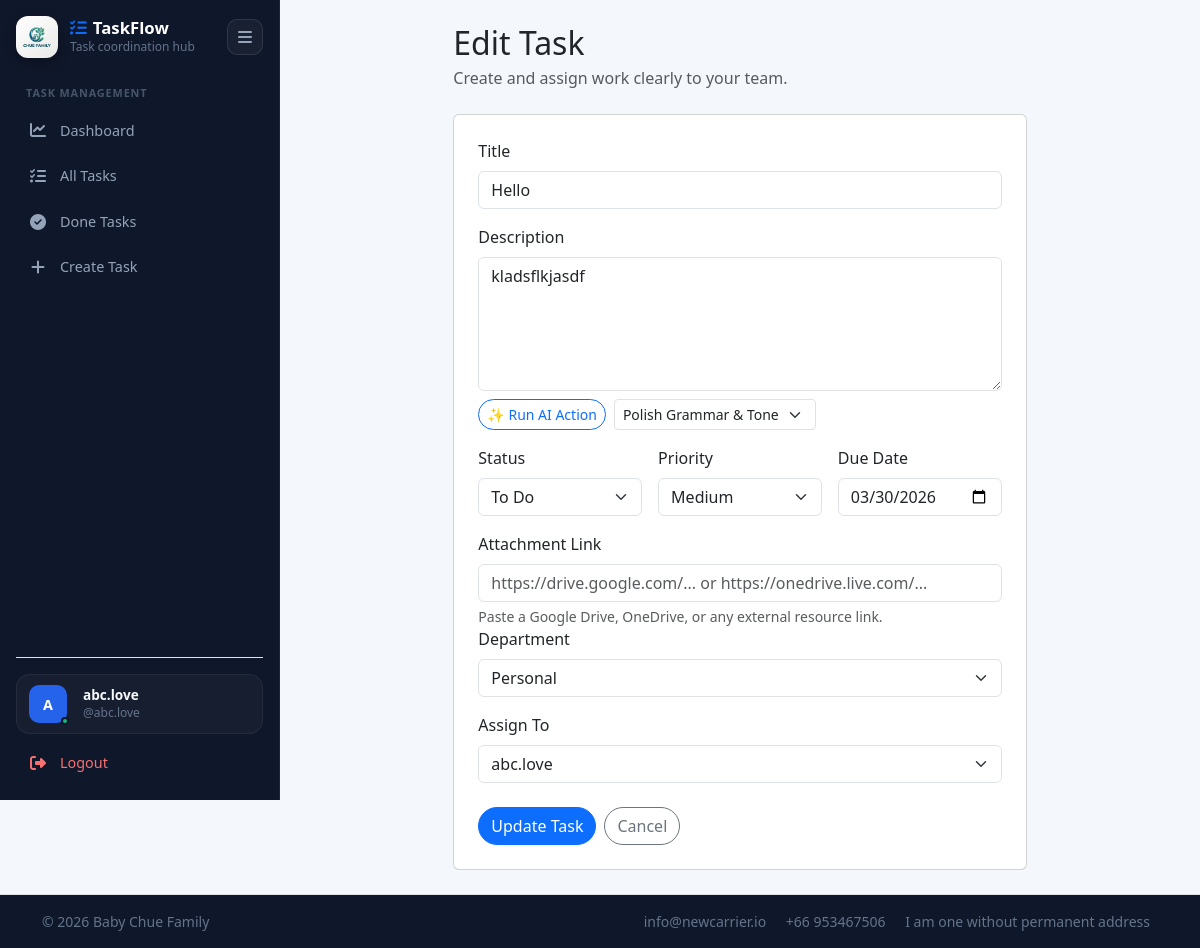
/tasks/5/edit/ (signed in), run on the app's committed database.
### tasks/models.py (models this page shows, shortened)
class Task(models.Model):
    TODO =  'TODO'
    IN_PROGRESS = 'IN_PROGRESS'
    DONE = 'DONE'
    BLOCKED = 'BLOCKED'
    STATUS_CHOICES = (
        (TODO, 'To Do'),
        (IN_PROGRESS, 'In Progress'),
        (DONE, 'Done'),
        (BLOCKED, 'Blocked'),
    )
    LOW = 'LOW'
    MEDIUM = 'MEDIUM'
    HIGH = 'HIGH'
    URGENT = 'URGENT'
    PRIORITY_CHOICES = (
        (LOW, "Low"),
        (MEDIUM, "Medium"),
        (HIGH, "High"),
        (URGENT, "Urgent"),
    )
    PERSONAL = 'PERSONAL'
    DEPARTMENT = 'DEPARTMENT'
    ORGANIZATION = 'ORGANIZATION'
    VISIBILITY_CHOICES = (
        (PERSONAL, 'Personal'),
        (DEPARTMENT, 'Department'),
        (ORGANIZATION, 'Organization'),
    )
    title = models.CharField(max_length=200)
    description = models.TextField(blank=True)
    status = models.CharField(max_length=20, choices=STATUS_CHOICES, default=TODO)
    priority = models.CharField(max_length=20, choices=PRIORITY_CHOICES, default=MEDIUM)
    due_date = models.DateField(null=True, blank=True)
    attachment_link = models.URLField(null=True, blank=True, help_text='Optional link to Google Drive, OneDrive, or any external resource')
    organization_id = models.CharField(max_length=100, blank=True, db_index=True)
    visibility = models.CharField(max_length=20, choices=VISIBILITY_CHOICES, default=PERSONAL)
    department = models.ForeignKey(
        Department,
        on_delete=models.SET_NULL,
        null=True,
        blank=True,
        related_name="tasks",
    )
    assigned_to = models.ForeignKey(
        settings.AUTH_USER_MODEL,
        on_delete=models.SET_NULL,
        null=True,
        blank=True,
        related_name="assigned_tasks",
    )
    created_by = models.ForeignKey(
        settings.AUTH_USER_MODEL,
        on_delete=models.SET_NULL,
        null=True,
        related_name="created_tasks",
    )
    created_at = models.DateTimeField(auto_now_add=True)
    updated_at = models.DateTimeField(auto_now=True)
    class Meta:
        ordering = ['-created_at']

### tasks/views.py (the view)
# urls.py: path("<int:pk>/edit/", views.task_update, name="task_update"),
@login_required
def task_update(request, pk):
    visible_tasks = _visible_tasks_for_user(request.user)
    task = get_object_or_404(visible_tasks, pk=pk)
    profile = getattr(request.user, "profile", None)
    is_personal_user = getattr(profile, "app_purpose", "PERSONAL") == "PERSONAL"
    if request.method == "POST":
        form = TaskForm(request.POST, instance=task, user=request.user) if is_personal_user else TaskForm(request.POST, instance=task)
        if form.is_valid():
            updated_task = form.save(commit=False)
            if is_personal_user and hasattr(updated_task, "assigned_to") and not updated_task.assigned_to:
                updated_task.assigned_to = request.user
            updated_task.save()
            return redirect(updated_task.get_absolute_url())
    else:
        form = TaskForm(instance=task, user=request.user) if is_personal_user else TaskForm(instance=task)
    return render(request, "tasks/task_form.html", {
        "form": form,
        "task": task,
        "page_title": "Edit Task",
        "button_text": "Update Task",
    })

### tasks/models.py (called while the page is built)
    def __str__(self):
        return self.name

### tasks/views.py (called while the page is built)
def _visible_tasks_for_user(user):
    tasks = Task.objects.select_related("assigned_to", "created_by", "department")
    if user.is_superuser:
        return tasks
    profile = getattr(user, "profile", None)
    user_department = getattr(profile, "department", None)
    user_organization_id = (getattr(profile, "organization_id", "") or "").strip()
    visibility_filter = Q(created_by=user) | Q(assigned_to=user)
    if user_organization_id:
        visibility_filter |= Q(
            organization_id=user_organization_id,
            visibility=Task.ORGANIZATION,
        )
        if user_department:
            visibility_filter |= Q(
                organization_id=user_organization_id,
                department=user_department,
                visibility=Task.DEPARTMENT,
            )
    return tasks.filter(visibility_filter).distinct()

### tasks/templates/tasks/task_form.html (shortened to what this page needs)
{% extends "tasks/base_tasks.html" %}
 {% block content %}
<div class="row justify-content-center">
  <div class="col-lg-8">
    <div class="d-flex justify-content-between align-items-center mb-4">
      <div>
        <h2 class="mb-1">{{ page_title }}</h2>
        <p class="text-muted mb-0">
          Create and assign work clearly to your team.
        </p>
      </div>
    </div>
    <div class="card soft-card p-4">
      <form method="post">
        <div class="mb-3">
          <label class="form-label">Title</label>
          {{ form.title }}
        </div>
        <div class="mb-3">
          <label class="form-label">Description</label>
          {{ form.description }}
          <div class="d-flex align-items-center gap-2 mt-2">
            <button
              type="button"
              id="ai-polish-btn"
              class="btn btn-sm btn-outline-primary rounded-pill"
            >
              ✨ Run AI Action
            </button>
  <select id="ai-action-select" class="form-select form-select-sm w-auto">
    <option value="polish">Polish Grammar & Tone</option>
  </select>
          </div>
        </div>
        <div class="row g-3">
          <div class="col-md-4">
            <label class="form-label">Status</label>
            {{ form.status }}
          </div>
          <div class="col-md-4">
            <label class="form-label">Priority</label>
            {{ form.priority }}
          </div>
          <div class="col-md-4">
            <label class="form-label">Due Date</label>
            {{ form.due_date }}
          </div>
        </div>
        <div class="mt-3">
          <label class="form-label">Attachment Link</label>
          {{ form.attachment_link }}
          <div class="form-text">
            Paste a Google Drive, OneDrive, or any external resource link.
          </div>
        </div>
        {% if form.department %}
        <div class="mb-3">
          <label class="form-label">Department</label>
          {{ form.department }}
        </div>
        {% endif %} {% if form.assigned_to %}
        <div class="mt-3">
          <label class="form-label">Assign To</label>
          {{ form.assigned_to }}
        </div>
        {% endif %}
        <div class="mt-4 d-flex gap-2">
          <button type="submit" class="btn btn-primary rounded-pill">
            {{ button_text }}
          </button>
          <a
            href="{% url 'tasks:task_list' %}"
            class="btn btn-outline-secondary rounded-pill"
            >Cancel</a
          >
        </div>
      </form>
    </div>
  </div>
</div>
{% endblock %}

### tasks/templates/tasks/base_tasks.html (shortened to what this page needs)
{% load static %}
<!DOCTYPE html>
<html lang="en">
<head>
  <link href="https://cdn.jsdelivr.net/npm/bootstrap@5.3.3/dist/css/bootstrap.min.css" rel="stylesheet">
  <link href="https://cdnjs.cloudflare.com/ajax/libs/font-awesome/6.5.2/css/all.min.css" rel="stylesheet">
</head>
<body>
  <div class="container-fluid px-0">
    <div class="row g-0 app-shell">
      <aside class="sidebar p-3" id="appSidebar">
        <div class="sidebar-inner d-flex flex-column h-100">
          <div>
            <div class="sidebar-header mb-3">
              <div class="brand-wrap">
                <img src="{% static 'images/Logo.png' %}" alt="Logo" class="brand-logo">
                <div class="brand-text">
                  <div class="brand-title"><i class="fa-solid fa-list-check text-primary"></i> TaskFlow</div>
                  <div class="brand-subtitle">Task coordination hub</div>
                </div>
              </div>
              <button class="sidebar-toggle" id="desktopSidebarToggle" type="button" aria-label="Toggle sidebar">
                <i class="fa-solid fa-bars"></i>
              </button>
            </div>
            <nav>
              <div class="nav-section-title">Task Management</div>
              <a href="{% url 'tasks:dashboard' %}" class="{% if request.resolver_match.url_name == 'dashboard' %}active{% endif %}">
                <i class="fa-solid fa-chart-line"></i>
                <span class="nav-label">Dashboard</span>
              </a>
              <a href="{% url 'tasks:task_list' %}" class="{% if request.resolver_match.url_name == 'task_list' and selected_status != status_done %}active{% endif %}">
                <i class="fa-solid fa-list-check"></i>
                <span class="nav-label">All Tasks</span>
              </a>
              <a href="{% url 'tasks:task_list' %}?status=done" class="{% if request.resolver_match.url_name == 'task_list' and selected_status == status_done %}active{% endif %}">
                <i class="fa-solid fa-circle-check"></i>
                <span class="nav-label">Done Tasks</span>
              </a>
              <a href="{% url 'tasks:task_create' %}" class="{% if request.resolver_match.url_name == 'task_create' %}active{% endif %}">
                <i class="fa-solid fa-plus"></i>
                <span class="nav-label">Create Task</span>
              </a>
            </nav>
          </div>
          <div class="mt-auto pt-3 border-top border-white-50 border-opacity-10 d-flex flex-column gap-2">
            <div class="user-card d-flex align-items-center gap-3">
              <div class="avatar-circle {% cycle 'avatar-blue' 'avatar-green' 'avatar-amber' 'avatar-purple' 'avatar-pink' %}">
                {% if user.profile.image %}
                  <img src="{{ user.profile.image.url }}" alt="{{ user.username }} avatar">
                {% else %}
                  {{ user.get_full_name|default:user.username|slice:":1"|upper }}
                {% endif %}
                <span class="status-dot"></span>
              </div>
              <div class="user-meta">
                <div class="user-name">{{ user.get_full_name|default:user.username }}</div>
                <div class="user-handle">@{{ user.username }}</div>
              </div>
            </div>
            <a href="{% url 'account_logout' %}" class="logout-link">
              <i class="fa-solid fa-right-from-bracket"></i>
              <span class="logout-label">Logout</span>
            </a>
          </div>
        </div>
      </aside>
      <div class="col-lg p-4 main-content">
        {% block content %}{% endblock %}
      </div>
    </div>
  </div>
  <footer class="section-footer border-top" style="background:#0f172a; color:#64748b;">
    <div class="container">
      <section class="footer-bottom row py-3">
        <div class="col-md-3">
          <p class="mb-0 small">&copy; 2026 Baby Chue Family</p>
        </div>
        <div class="col-md-9 text-md-end small">
          <span class="px-2">info@newcarrier.io</span>
          <span class="px-2">+66 953467506</span>
          <span class="px-2">I am one without permanent address</span>
        </div>
      </section>
    </div>
  </footer>
</body>
</html>

### tasks/templates/tasks/base_tasks.html (style rules this page uses)
body { background: #f4f7fb; font-family: system-ui, -apple-system, "Segoe UI", Roboto, "Helvetica Neue", Arial, sans-serif; }
.app-shell { min-height: 100vh; }
.sidebar { height: 100vh; width: 280px; background: #0f172a; color: #e2e8f0; position: sticky; top: 0; transition: width 0.25s cubic-bezier(0.4, 0, 0.2, 1), padding 0.25s ease; z-index: 1030; overflow-x: hidden; border-right: 1px solid rgba(255, 255, 255, 0.05); }
.sidebar-inner { min-height: 100%; }
.sidebar-header { display: flex; align-items: center; justify-content: space-between; gap: 12px; padding-bottom: 8px; }
.brand-wrap { display: flex; align-items: center; gap: 12px; min-width: 0; }
.brand-logo { width: 42px; height: 42px; object-fit: cover; border-radius: 12px; box-shadow: 0 4px 12px rgba(0, 0, 0, 0.3); flex-shrink: 0; }
.brand-text { min-width: 0; white-space: nowrap; }
.brand-title { font-size: 1.05rem; font-weight: 700; color: #ffffff; line-height: 1.2; display: flex; align-items: center; gap: 6px; }
.brand-subtitle { color: #64748b; font-size: 0.75rem; font-weight: 500; }
.sidebar-toggle { width: 36px; height: 36px; border: 1px solid rgba(255, 255, 255, 0.1); border-radius: 10px; background: rgba(255, 255, 255, 0.04); color: #94a3b8; display: inline-flex; align-items: center; justify-content: center; transition: all 0.2s ease; flex-shrink: 0; }
.user-card { background: rgba(255, 255, 255, 0.03); border: 1px solid rgba(255, 255, 255, 0.06); border-radius: 14px; padding: 10px 12px; transition: all 0.2s ease; }
.avatar-circle { width: 38px; height: 38px; border-radius: 10px; display: flex; align-items: center; justify-content: center; font-weight: 700; font-size: 0.9rem; color: white; position: relative; flex-shrink: 0; }
.avatar-blue { background: #2563eb; }
.status-dot { width: 8px; height: 8px; border-radius: 50%; background: #10b981; border: 2px solid #0f172a; position: absolute; right: -2px; bottom: -2px; }
.user-meta { min-width: 0; }
.user-name { color: #f8fafc; font-weight: 600; font-size: 0.85rem; line-height: 1.2; white-space: nowrap; overflow: hidden; text-overflow: ellipsis; }
.user-handle { color: #64748b; font-size: 0.75rem; white-space: nowrap; overflow: hidden; text-overflow: ellipsis; }
.nav-section-title { font-size: 0.68rem; letter-spacing: 0.08em; font-weight: 700; color: #475569; margin-top: 1.2rem; margin-bottom: 0.5rem; padding-left: 10px; text-transform: uppercase; white-space: nowrap; }
.sidebar nav a, .sidebar .logout-link { color: #94a3b8; text-decoration: none; display: flex; align-items: center; gap: 12px; padding: 10px 12px; border-radius: 10px; margin-bottom: 4px; font-size: 0.9rem; font-weight: 500; transition: all 0.2s ease; white-space: nowrap; position: relative; }
.sidebar nav a i, .sidebar .logout-link i { font-size: 1rem; width: 20px; text-align: center; transition: transform 0.2s ease; }
.logout-link { color: #f87171 !important; margin-bottom: 0 !important; }
.main-content { min-width: 0; }

### data on the page
Task: title "Hello", description "kladsflkjasdf", status "To Do", priority "Medium", due_date "03/30/2026", department "Personal", assigned_to "abc.love"

### other printed values
{{ user.get_full_name|default:user.username|slice:":1"|upper }} "A"
{{ user.get_full_name|default:user.username }} "abc.love"
{{ user.username }} "abc.love"
{{ page_title }} "Edit Task"
{{ button_text }} "Update Task"
